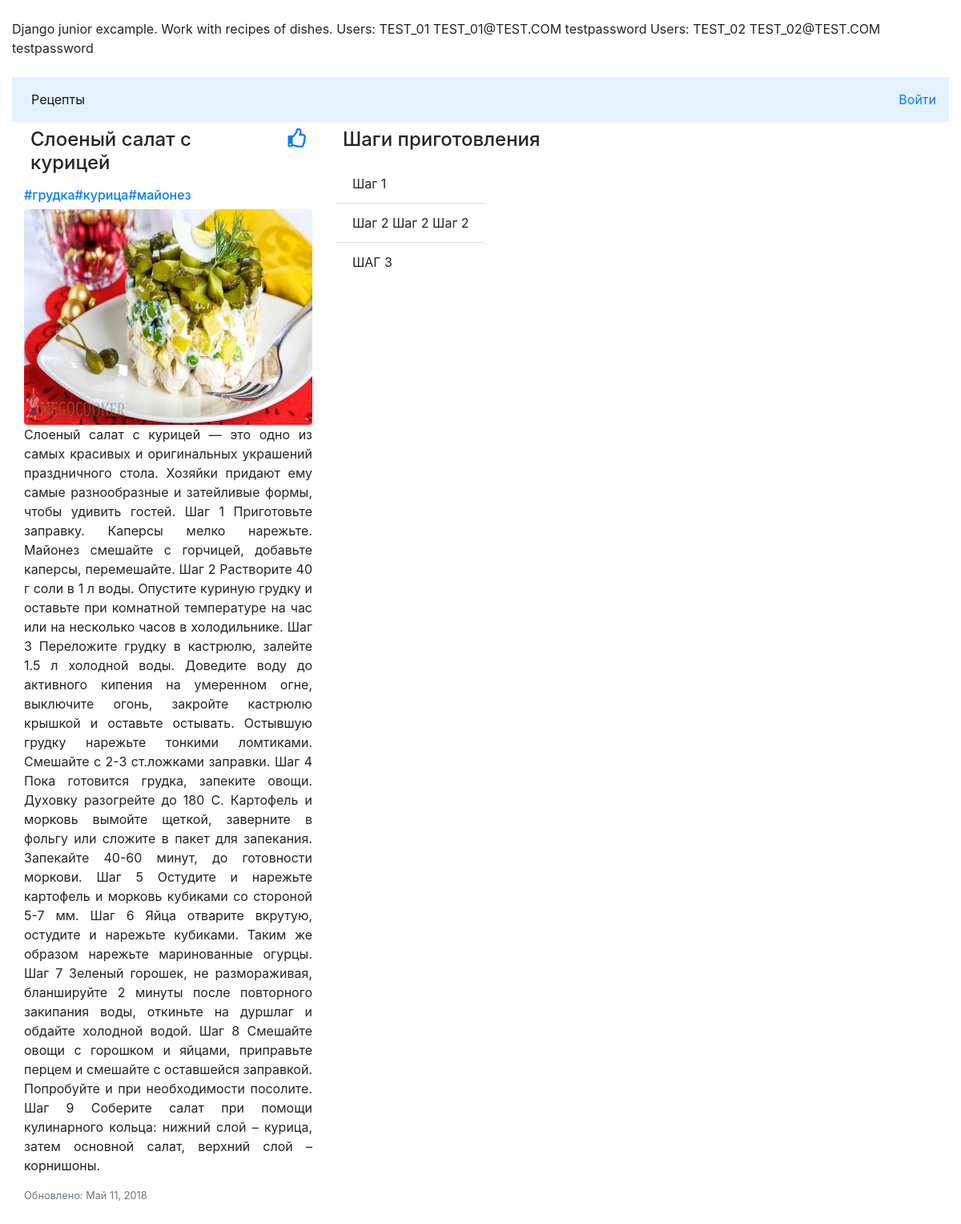
The page /recipes/recipe/1/ on the database its author committed.
### recipesapp/models.py (models this page shows, shortened)
class Recipes(models.Model):
    typeof_choices = (
        ('1', 'салат'),
        ('2', 'первое'),
        ('3', 'второе'),
        ('4', 'суп'),
        ('5', 'десерт'),
        ('6', 'напиток'),)
    name = models.CharField(
        verbose_name = 'наименование блюда',
        max_length=100,
        blank=False)
    description = models.TextField(
        verbose_name = 'полное описание',
        blank=True)
    description_short = models.CharField(
        verbose_name = 'краткое описание',
        max_length = 100,
        blank=True)
    img_big = models.ImageField(
        verbose_name = 'изображение (большое)',
        upload_to=settings.BIG_IMG_DIR,
        blank=True)
    img_small= models.ImageField(
        verbose_name = 'изображение (маленькое)',
        upload_to=settings.SMALL_IMG_DIR,
        blank=True)
    typeof = models.CharField(
        verbose_name = 'тип блюда',
        max_length=1,
        choices=typeof_choices,
        default = '1',
        blank=False)
    author = models.ForeignKey(
        RecipesUser,
        on_delete=models.CASCADE,
        blank=False)
    is_active = models.BooleanField(
        verbose_name = 'активность',
        default=True)
    create_date = models.DateTimeField(
        verbose_name='дата создания',
        auto_now_add=True)
    update_date = models.DateTimeField(
        verbose_name='дата обновления',
        auto_now=True)

class Hashtags(models.Model):
    name = models.CharField(
        verbose_name = 'хештег',
        max_length=51,
        blank=False)
    recipes = models.ForeignKey(
        Recipes,
        verbose_name = 'рецепт',
        on_delete=models.CASCADE)
    class Meta():
        ordering = ['recipes','name']
    @staticmethod
    def get_hashtag_by_recipe(recipe):
        return Hashtags.objects.filter(recipes=recipe)

class RecipesStep(models.Model):
    recipes = models.ForeignKey(
        Recipes,
        verbose_name = 'рецепт',
        on_delete=models.CASCADE)
    idx = models.PositiveIntegerField(
        verbose_name = 'шаг',
        blank=False)
    step = models.TextField(
        verbose_name = 'полное описание',
        blank=False)
    class Meta():
        ordering = ['idx','recipes']
    @staticmethod
    def get_steps_by_recipe(recipe):
        return RecipesStep.objects.filter(recipes=recipe).order_by('idx')

### recipesapp/views.py (the view)
# urls.py: re_path(r'^recipe/(?P<pk>\d+)/$', views.recipe, name='recipe'),
@add_userdata_to_context
def recipe(request,*args,**kwargs):
    pk = kwargs.get('pk',-1)
    item = get_object_or_404(Recipes, pk=pk)
    recipe.context['item'] = item
    recipe.context['hashtag'] = Hashtags.get_hashtag_by_recipe(item)
    recipe.context['steps'] = RecipesStep.get_steps_by_recipe(item)
    return render(request, 'recipesapp/recipe.html', recipe.context)

### recipesapp/templates/recipesapp/recipe.html (shortened to what this page needs)
﻿{% extends 'recipesapp/main.html' %}
{% load staticfiles %}
{% block center %}
<div class="container-fluid">
    <div class="row">
        <div class="col-lg-4 col-md-6 mb-4">
            <div class="d-flex">
                <h4 class="p-2">{{item.name}}</h4>
                <div class="item ml-auto p-2">
                    <a class ="item_href" href="{% url 'recipes:like'%}">
                    <h4 class="far fa-thumbs-up" id="{{item.pk}}">{{item.likes}}</h4>
                    </a>
                </div>
            </div>
            {% for ht in hashtag %}
            {% if forloop.first %}
                <div class="row container-fluid">
            {% endif %}
            <h6><a href ="/recipes/filter?type=hashtag&val={{ht.pk|urlencode}}"> #{{ht.name}}</a></h6>
            {% if forloop.last %}
                </div>
            {% endif %}
            {% endfor %}
			<a href="{% url 'recipes:recipe' item.pk %}">
				<img class="card-img-top rounded float-left" src="/media/{{item.img_big}}" alt="{{item.name}}"/>
			</a>
			<br/>
			<br/>
			<p class="text-justify">{{item.description}}</p>
			<small class="text-muted">Обновлено: {{item.update_date|date}}</small>
		</div>
		<div class="col-lg-6 col-md-6 mb-6">
            <div class="d-flex">
			    <h4 class="p-2">Шаги приготовления</h4>
            </div>
			<div class="row container-fluid">
			<ul class="list-group list-group-flush">
            {% for step in steps %}
            <li class="list-group-item"> {{step.step}}</li>
            {% empty %}
                <ul class="list-group list-group-flush">
            	    <li class="list-group-item"><h3>Пусто :(</h3> </li>
                </ul>
            {% endfor %}
            </ul>
			</div>
		</div>
	</div>
</div>
{% endblock %}

### rows shown on the page
Recipes: name "Слоеный салат с курицей", img_big (picture), description "Слоеный салат с курицей — это одно из самых красивых и оригинальных украшений праздничного стола. Хозяйки придают ему самые разнообразные и затейливые формы, чтобы удивить гостей. Шаг 1 Приготовьте заправку. Каперсы мелко нарежьте. Майонез смешайте с горчицей, добавьте каперсы, перемешайте. Шаг 2 Растворите 40 г соли в 1 л воды. Опустите куриную грудку и оставьте при комнатной температуре на час или на несколько часов в холодильнике. Шаг 3 Переложите грудку в кастрюлю, залейте 1.5 л холодной воды. Доведите воду до активного кипения на умеренном огне, выключите огонь, закройте кастрюлю крышкой и оставьте остывать. Остывшую грудку нарежьте тонкими ломтиками. Смешайте с 2-3 ст.ложками…", update_date "Май 11, 2018"
Hashtags: name "грудка"
Hashtags: name "курица"
Hashtags: name "майонез"
RecipesStep: step "Шаг 1"
RecipesStep: step "Шаг 2 Шаг 2 Шаг 2"
RecipesStep: step "ШАГ 3"
